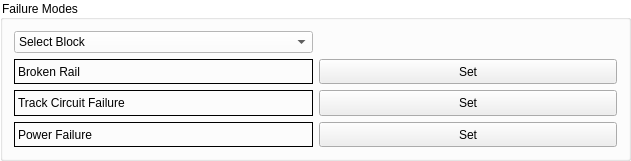
     <widget class="QGroupBox" name="groupBox">
      <property name="geometry">
       <rect>
        <x>10</x>
        <y>850</y>
        <width>631</width>
        <height>161</height>
       </rect>
      </property>
      <property name="styleSheet">
       <string notr="true">QGroupBox {
    background-color: white;
}
</string>
      </property>
      <property name="title">
       <string>Failure Modes</string>
      </property>
      <layout class="QGridLayout" name="gridLayout_40">
       <item row="2" column="1">
        <widget class="QPushButton" name="offButton_2">
         <property name="sizePolicy">
          <sizepolicy hsizetype="Minimum" vsizetype="Minimum">
           <horstretch>0</horstretch>
           <verstretch>0</verstretch>
          </sizepolicy>
         </property>
         <property name="minimumSize">
          <size>
           <width>221</width>
           <height>23</height>
          </size>
         </property>
         <property name="styleSheet">
          <string notr="true">background-color: rgb(white);</string>
         </property>
         <property name="text">
          <string>Set</string>
         </property>
        </widget>
       </item>
       <item row="0" column="0">
        <widget class="QComboBox" name="block_in_2">
         <property name="styleSheet">
          <string notr="true">background-color: white;
</string>
         </property>
         <item>
          <property name="text">
           <string>Select Block</string>
          </property>
         </item>
         <item>
          <property name="text">
           <string>F16</string>
          </property>
         </item>
         <item>
          <property name="text">
           <string>A1</string>
          </property>
         </item>
         <item>
          <property name="text">
           <string>A2</string>
          </property>
         </item>
         <item>
          <property name="text">
           <string>A3</string>
          </property>
         </item>
         <item>
          <property name="text">
           <string>A4</string>
          </property>
         </item>
         <item>
          <property name="text">
           <string>A5</string>
          </property>
         </item>
         <item>
          <property name="text">
           <string>B6</string>
          </property>
         </item>
         <item>
          <property name="text">
           <string>B7</string>
          </property>
         </item>
         <item>
          <property name="text">
           <string>B8</string>
          </property>
         </item>
         <item>
          <property name="text">
           <string>B9</string>
          </property>
         </item>
         <item>
          <property name="text">
           <string>B10</string>
          </property>
         </item>
         <item>
          <property name="text">
           <string>C11</string>
          </property>
         </item>
         <item>
          <property name="text">
           <string>C12</string>
          </property>
         </item>
         <item>
          <property name="text">
           <string>C13</string>
          </property>
         </item>
         <item>
          <property name="text">
           <string>C14</string>
          </property>
         </item>
         <item>
          <property name="text">
           <string>C15</string>
          </property>
         </item>
        </widget>
       </item>
       <item row="3" column="1">
        <widget class="QPushButton" name="offButton_3">
         <property name="sizePolicy">
          <sizepolicy hsizetype="Minimum" vsizetype="Minimum">
           <horstretch>0</horstretch>
           <verstretch>0</verstretch>
          </sizepolicy>
         </property>
         <property name="minimumSize">
          <size>
           <width>221</width>
           <height>23</height>
          </size>
         </property>
         <property name="styleSheet">
          <string notr="true">background-color: rgb(white);</string>
         </property>
         <property name="text">
          <string>Set</string>
         </property>
        </widget>
       </item>
       <item row="1" column="0">
        <widget class="QLabel" name="label_145">
         <property name="styleSheet">
          <string notr="true">background-color: rgb(white);</string>
         </property>
         <property name="frameShape">
          <enum>QFrame::Box</enum>
         </property>
         <property name="text">
          <string>Broken Rail</string>
         </property>
        </widget>
       </item>
       <item row="1" column="1">
        <widget class="QPushButton" name="offButton_1">
         <property name="sizePolicy">
          <sizepolicy hsizetype="Minimum" vsizetype="Minimum">
           <horstretch>0</horstretch>
           <verstretch>0</verstretch>
          </sizepolicy>
         </property>
         <property name="minimumSize">
          <size>
           <width>221</width>
           <height>23</height>
          </size>
         </property>
         <property name="styleSheet">
          <string notr="true">background-color: rgb(white);</string>
         </property>
         <property name="text">
          <string>Set</string>
         </property>
        </widget>
       </item>
       <item row="3" column="0">
        <widget class="QLabel" name="label_147">
         <property name="styleSheet">
          <string notr="true">background-color: rgb(white);</string>
         </property>
         <property name="frameShape">
          <enum>QFrame::Box</enum>
         </property>
         <property name="text">
          <string>Power Failure</string>
         </property>
        </widget>
       </item>
       <item row="2" column="0">
        <widget class="QLabel" name="label_146">
         <property name="sizePolicy">
          <sizepolicy hsizetype="Preferred" vsizetype="Preferred">
           <horstretch>0</horstretch>
           <verstretch>0</verstretch>
          </sizepolicy>
         </property>
         <property name="styleSheet">
          <string notr="true">background-color: rgb(white);</string>
         </property>
         <property name="frameShape">
          <enum>QFrame::Box</enum>
         </property>
         <property name="text">
          <string>Track Circuit Failure</string>
         </property>
        </widget>
       </item>
      </layout>
     </widget>
